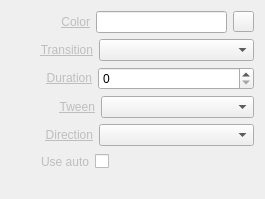
<?xml version="1.0" encoding="UTF-8"?>
<ui version="4.0">
 <class>InspectorColorProducerWidget</class>
 <widget class="QWidget" name="InspectorColorProducerWidget">
  <property name="geometry">
   <rect>
    <x>0</x>
    <y>0</y>
    <width>265</width>
    <height>199</height>
   </rect>
  </property>
  <property name="sizePolicy">
   <sizepolicy hsizetype="Expanding" vsizetype="Preferred">
    <horstretch>0</horstretch>
    <verstretch>0</verstretch>
   </sizepolicy>
  </property>
  <layout class="QVBoxLayout" name="verticalLayout">
   <item>
    <layout class="QHBoxLayout" name="horizontalLayoutColor">
     <item>
      <spacer name="horizontalSpacerColor">
       <property name="orientation">
        <enum>Qt::Horizontal</enum>
       </property>
       <property name="sizeType">
        <enum>QSizePolicy::Fixed</enum>
       </property>
       <property name="sizeHint" stdset="0">
        <size>
         <width>50</width>
         <height>20</height>
        </size>
       </property>
      </spacer>
     </item>
     <item>
      <widget class="QLabel" name="labelColor">
       <property name="text">
        <string>&lt;a href=&quot;Color&quot; style=&quot;color: #BEBEBE;&quot;&gt;Color&lt;/a&gt;</string>
       </property>
       <property name="alignment">
        <set>Qt::AlignRight|Qt::AlignTrailing|Qt::AlignVCenter</set>
       </property>
      </widget>
     </item>
     <item>
      <widget class="QLineEdit" name="lineEditColor"/>
     </item>
     <item>
      <widget class="QToolButton" name="toolButtonColor">
       <property name="minimumSize">
        <size>
         <width>21</width>
         <height>21</height>
        </size>
       </property>
       <property name="maximumSize">
        <size>
         <width>21</width>
         <height>21</height>
        </size>
       </property>
      </widget>
     </item>
    </layout>
   </item>
   <item>
    <layout class="QHBoxLayout" name="horizontalLayoutTransition">
     <item>
      <spacer name="horizontalSpacerTransition">
       <property name="orientation">
        <enum>Qt::Horizontal</enum>
       </property>
       <property name="sizeType">
        <enum>QSizePolicy::Fixed</enum>
       </property>
       <property name="sizeHint" stdset="0">
        <size>
         <width>29</width>
         <height>20</height>
        </size>
       </property>
      </spacer>
     </item>
     <item>
      <widget class="QLabel" name="labelTransition">
       <property name="text">
        <string>&lt;a href=&quot;Transition&quot; style=&quot;color: #BEBEBE;&quot;&gt;Transition&lt;/a&gt;</string>
       </property>
       <property name="alignment">
        <set>Qt::AlignRight|Qt::AlignTrailing|Qt::AlignVCenter</set>
       </property>
      </widget>
     </item>
     <item>
      <widget class="QComboBox" name="comboBoxTransition">
       <property name="sizePolicy">
        <sizepolicy hsizetype="Expanding" vsizetype="Fixed">
         <horstretch>0</horstretch>
         <verstretch>0</verstretch>
        </sizepolicy>
       </property>
      </widget>
     </item>
    </layout>
   </item>
   <item>
    <layout class="QHBoxLayout" name="horizontalLayoutDuration">
     <item>
      <spacer name="horizontalSpacerDuration">
       <property name="orientation">
        <enum>Qt::Horizontal</enum>
       </property>
       <property name="sizeType">
        <enum>QSizePolicy::Fixed</enum>
       </property>
       <property name="sizeHint" stdset="0">
        <size>
         <width>35</width>
         <height>20</height>
        </size>
       </property>
      </spacer>
     </item>
     <item>
      <widget class="QLabel" name="labelDuration">
       <property name="text">
        <string>&lt;a href=&quot;Duration&quot; style=&quot;color: #BEBEBE;&quot;&gt;Duration&lt;/a&gt;</string>
       </property>
       <property name="alignment">
        <set>Qt::AlignRight|Qt::AlignTrailing|Qt::AlignVCenter</set>
       </property>
      </widget>
     </item>
     <item>
      <widget class="QSpinBox" name="spinBoxDuration">
       <property name="sizePolicy">
        <sizepolicy hsizetype="Expanding" vsizetype="Fixed">
         <horstretch>0</horstretch>
         <verstretch>0</verstretch>
        </sizepolicy>
       </property>
       <property name="maximum">
        <number>999</number>
       </property>
      </widget>
     </item>
    </layout>
   </item>
   <item>
    <layout class="QHBoxLayout" name="horizontalLayoutTween">
     <item>
      <spacer name="horizontalSpacerTween">
       <property name="orientation">
        <enum>Qt::Horizontal</enum>
       </property>
       <property name="sizeType">
        <enum>QSizePolicy::Fixed</enum>
       </property>
       <property name="sizeHint" stdset="0">
        <size>
         <width>48</width>
         <height>20</height>
        </size>
       </property>
      </spacer>
     </item>
     <item>
      <widget class="QLabel" name="labelTween">
       <property name="text">
        <string>&lt;a href=&quot;Tween&quot; style=&quot;color: #BEBEBE;&quot;&gt;Tween&lt;/a&gt;</string>
       </property>
       <property name="alignment">
        <set>Qt::AlignRight|Qt::AlignTrailing|Qt::AlignVCenter</set>
       </property>
      </widget>
     </item>
     <item>
      <widget class="QComboBox" name="comboBoxTween">
       <property name="sizePolicy">
        <sizepolicy hsizetype="Expanding" vsizetype="Fixed">
         <horstretch>0</horstretch>
         <verstretch>0</verstretch>
        </sizepolicy>
       </property>
      </widget>
     </item>
    </layout>
   </item>
   <item>
    <layout class="QHBoxLayout" name="horizontalLayoutDirection">
     <item>
      <spacer name="horizontalSpacerDirection">
       <property name="orientation">
        <enum>Qt::Horizontal</enum>
       </property>
       <property name="sizeType">
        <enum>QSizePolicy::Fixed</enum>
       </property>
       <property name="sizeHint" stdset="0">
        <size>
         <width>34</width>
         <height>20</height>
        </size>
       </property>
      </spacer>
     </item>
     <item>
      <widget class="QLabel" name="labelDirection">
       <property name="text">
        <string>&lt;a href=&quot;Direction&quot; style=&quot;color: #BEBEBE;&quot;&gt;Direction&lt;/a&gt;</string>
       </property>
       <property name="alignment">
        <set>Qt::AlignRight|Qt::AlignTrailing|Qt::AlignVCenter</set>
       </property>
      </widget>
     </item>
     <item>
      <widget class="QComboBox" name="comboBoxDirection">
       <property name="sizePolicy">
        <sizepolicy hsizetype="Expanding" vsizetype="Fixed">
         <horstretch>0</horstretch>
         <verstretch>0</verstretch>
        </sizepolicy>
       </property>
      </widget>
     </item>
    </layout>
   </item>
   <item>
    <layout class="QHBoxLayout" name="horizontalLayoutUseAuto">
     <item>
      <spacer name="horizontalSpacerUseAuto1">
       <property name="orientation">
        <enum>Qt::Horizontal</enum>
       </property>
       <property name="sizeType">
        <enum>QSizePolicy::Fixed</enum>
       </property>
       <property name="sizeHint" stdset="0">
        <size>
         <width>30</width>
         <height>20</height>
        </size>
       </property>
      </spacer>
     </item>
     <item>
      <widget class="QLabel" name="labelUseAuto">
       <property name="text">
        <string>&lt;a href=&quot;Use auto&quot; style=&quot;color: #BEBEBE;&quot;&gt;Use auto&lt;/a&gt;</string>
       </property>
       <property name="alignment">
        <set>Qt::AlignRight|Qt::AlignTrailing|Qt::AlignVCenter</set>
       </property>
      </widget>
     </item>
     <item>
      <widget class="QCheckBox" name="checkBoxUseAuto">
       <property name="layoutDirection">
        <enum>Qt::RightToLeft</enum>
       </property>
       <property name="text">
        <string/>
       </property>
      </widget>
     </item>
     <item>
      <spacer name="horizontalSpacerUseAuto2">
       <property name="orientation">
        <enum>Qt::Horizontal</enum>
       </property>
       <property name="sizeHint" stdset="0">
        <size>
         <width>40</width>
         <height>20</height>
        </size>
       </property>
      </spacer>
     </item>
    </layout>
   </item>
   <item>
    <spacer name="verticalSpacerColor">
     <property name="orientation">
      <enum>Qt::Vertical</enum>
     </property>
     <property name="sizeType">
      <enum>QSizePolicy::Fixed</enum>
     </property>
     <property name="sizeHint" stdset="0">
      <size>
       <width>20</width>
       <height>10</height>
      </size>
     </property>
    </spacer>
   </item>
  </layout>
 </widget>
 <resources/>
 <connections>
  <connection>
   <sender>spinBoxDuration</sender>
   <signal>valueChanged(int)</signal>
   <receiver>InspectorColorProducerWidget</receiver>
   <slot>durationChanged(int)</slot>
   <hints>
    <hint type="sourcelabel">
     <x>254</x>
     <y>87</y>
    </hint>
    <hint type="destinationlabel">
     <x>223</x>
     <y>46</y>
    </hint>
   </hints>
  </connection>
  <connection>
   <sender>comboBoxTransition</sender>
   <signal>currentIndexChanged(QString)</signal>
   <receiver>InspectorColorProducerWidget</receiver>
   <slot>transitionChanged(QString)</slot>
   <hints>
    <hint type="sourcelabel">
     <x>254</x>
     <y>59</y>
    </hint>
    <hint type="destinationlabel">
     <x>223</x>
     <y>15</y>
    </hint>
   </hints>
  </connection>
  <connection>
   <sender>comboBoxDirection</sender>
   <signal>currentIndexChanged(QString)</signal>
   <receiver>InspectorColorProducerWidget</receiver>
   <slot>directionChanged(QString)</slot>
   <hints>
    <hint type="sourcelabel">
     <x>222</x>
     <y>143</y>
    </hint>
    <hint type="destinationlabel">
     <x>0</x>
     <y>105</y>
    </hint>
   </hints>
  </connection>
  <connection>
   <sender>comboBoxTween</sender>
   <signal>currentIndexChanged(QString)</signal>
   <receiver>InspectorColorProducerWidget</receiver>
   <slot>tweenChanged(QString)</slot>
   <hints>
    <hint type="sourcelabel">
     <x>254</x>
     <y>115</y>
    </hint>
    <hint type="destinationlabel">
     <x>1</x>
     <y>141</y>
    </hint>
   </hints>
  </connection>
  <connection>
   <sender>labelTransition</sender>
   <signal>linkActivated(QString)</signal>
   <receiver>InspectorColorProducerWidget</receiver>
   <slot>resetTransition(QString)</slot>
   <hints>
    <hint type="sourcelabel">
     <x>90</x>
     <y>59</y>
    </hint>
    <hint type="destinationlabel">
     <x>0</x>
     <y>20</y>
    </hint>
   </hints>
  </connection>
  <connection>
   <sender>labelDuration</sender>
   <signal>linkActivated(QString)</signal>
   <receiver>InspectorColorProducerWidget</receiver>
   <slot>resetDuration(QString)</slot>
   <hints>
    <hint type="sourcelabel">
     <x>91</x>
     <y>87</y>
    </hint>
    <hint type="destinationlabel">
     <x>0</x>
     <y>48</y>
    </hint>
   </hints>
  </connection>
  <connection>
   <sender>labelTween</sender>
   <signal>linkActivated(QString)</signal>
   <receiver>InspectorColorProducerWidget</receiver>
   <slot>resetTween(QString)</slot>
   <hints>
    <hint type="sourcelabel">
     <x>94</x>
     <y>115</y>
    </hint>
    <hint type="destinationlabel">
     <x>0</x>
     <y>77</y>
    </hint>
   </hints>
  </connection>
  <connection>
   <sender>labelDirection</sender>
   <signal>linkActivated(QString)</signal>
   <receiver>InspectorColorProducerWidget</receiver>
   <slot>resetDirection(QString)</slot>
   <hints>
    <hint type="sourcelabel">
     <x>91</x>
     <y>143</y>
    </hint>
    <hint type="destinationlabel">
     <x>9</x>
     <y>89</y>
    </hint>
   </hints>
  </connection>
  <connection>
   <sender>labelUseAuto</sender>
   <signal>linkActivated(QString)</signal>
   <receiver>InspectorColorProducerWidget</receiver>
   <slot>resetUseAuto(QString)</slot>
   <hints>
    <hint type="sourcelabel">
     <x>88</x>
     <y>171</y>
    </hint>
    <hint type="destinationlabel">
     <x>73</x>
     <y>198</y>
    </hint>
   </hints>
  </connection>
  <connection>
   <sender>checkBoxUseAuto</sender>
   <signal>stateChanged(int)</signal>
   <receiver>InspectorColorProducerWidget</receiver>
   <slot>useAutoChanged(int)</slot>
   <hints>
    <hint type="sourcelabel">
     <x>107</x>
     <y>167</y>
    </hint>
    <hint type="destinationlabel">
     <x>146</x>
     <y>198</y>
    </hint>
   </hints>
  </connection>
  <connection>
   <sender>toolButtonColor</sender>
   <signal>clicked(bool)</signal>
   <receiver>InspectorColorProducerWidget</receiver>
   <slot>colorDialogClicked()</slot>
   <hints>
    <hint type="sourcelabel">
     <x>245</x>
     <y>24</y>
    </hint>
    <hint type="destinationlabel">
     <x>264</x>
     <y>20</y>
    </hint>
   </hints>
  </connection>
 </connections>
 <slots>
  <slot>durationChanged(int)</slot>
  <slot>loopChanged(int)</slot>
  <slot>transitionChanged(QString)</slot>
  <slot>directionChanged(QString)</slot>
  <slot>seekChanged(int)</slot>
  <slot>lengthChanged(int)</slot>
  <slot>tweenChanged(QString)</slot>
  <slot>resetTransition(QString)</slot>
  <slot>resetDuration(QString)</slot>
  <slot>resetTween(QString)</slot>
  <slot>resetDirection(QString)</slot>
  <slot>resetSeek(QString)</slot>
  <slot>resetLength(QString)</slot>
  <slot>resetLoop(QString)</slot>
  <slot>pauseOnLoadChanged(int)</slot>
  <slot>resetPauseOnLoad(QString)</slot>
  <slot>resetUseAuto(QString)</slot>
  <slot>useAutoChanged(int)</slot>
  <slot>colorDialogClicked()</slot>
 </slots>
</ui>
